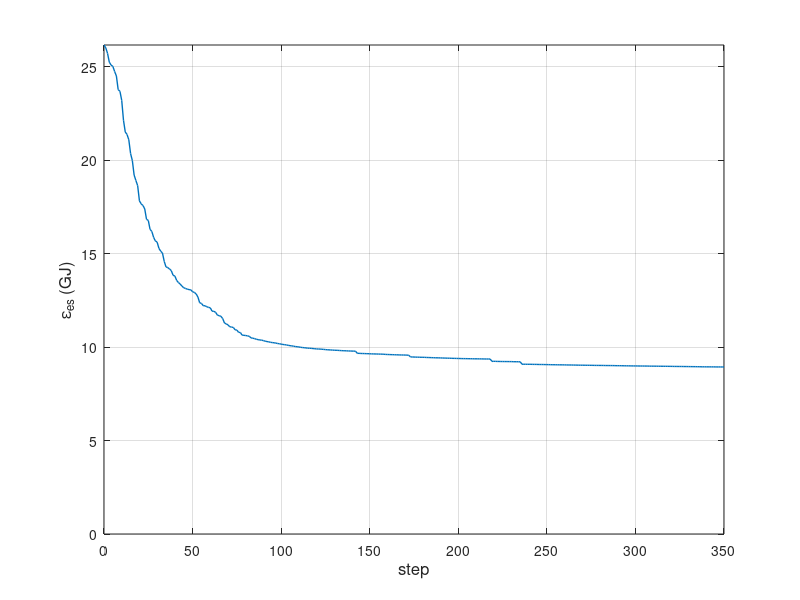

MATLAB code for this plot:
close all
clearvars
clc

cd ../results/
Es = load('EsEnergy.dat')*1e-9;
step = (0:size(Es)-1)';

set(gcf,'Units','inches','OuterPosition', [20 20 20 20]/6)

plot(step,Es,'LineWidth',1,'LineStyle','-');
xlabel('step','FontSize',12);
ylabel('\epsilon_{es} (GJ)','FontSize',12);
set(gca,'FontSize',10);
axis([0 max(step) min(0) max(Es)]) ;
box on
grid on
cd ../viz/